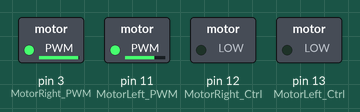
Recording of a sketch running on a simulated Arduino Uno, built with avr-gcc and run on an emulated ATmega328P. Shown: switched loads named in the sketch (green lamp = pin HIGH). Dashed ring = blinking. Pins used as bus, display or sensor lines are not drawn.

Above: at 0.05 s.
Timing chart, 0 to 4.6 s (numbered marks = the images above):
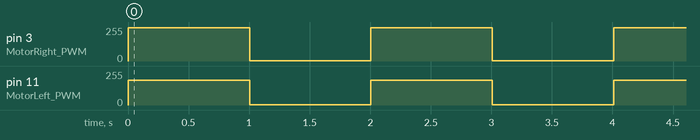

Measured:
- by itself, pin 3 (MotorRight_PWM): alternates 250/255 for 1.0 s and 1/255 for 1.0 s
- by itself, pin 11 (MotorLeft_PWM): alternates 185/255 for 1.0 s and 1/255 for 1.0 s

The sketch:

code.ino
```cpp
#define MotorLeft_Ctrl 13  //define the direction control pin of the left motor
#define MotorLeft_PWM 11   //define the PWM control pin of the left motor
#define MotorRight_Ctrl 12  //define the direction control pin of the right motor
#define MotorRight_PWM 3    //define the PWM control pin of the right motor
#define SCL_Pin  A5  //Set clock pin to A5
#define SDA_Pin  A4  //Set data pin to A4
unsigned char CY2[] = {0x00, 0x7e, 0x42, 0x42, 0x00, 0x02, 0x04, 0x78, 0x04, 0x02, 0x00, 0x66, 0x72, 0x4a, 0x46, 0x00}; // This is the logo

void setup() {
  Serial.begin(9600);
  pinMode(SCL_Pin,OUTPUT);
  pinMode(SDA_Pin,OUTPUT);

  pinMode(MotorLeft_Ctrl, OUTPUT);
  pinMode(MotorLeft_PWM, OUTPUT);
  pinMode(MotorRight_PWM, OUTPUT);
  pinMode(MotorRight_Ctrl, OUTPUT);
}


/*************** Edit Below ***************/


void loop() {
  matrix_display(CY2); // Ignore this line, it adds the logo to tank

  car_front(185, 250);
  delay(1000);
  car_stop();
  delay(1000);
  // Add code on to here to complete track.


}


/*************** Edit Above ***************/


/*************** The functions to run the motor***************/

void car_front(unsigned char Left_Motor_Speed, unsigned char Right_Motor_Speed) {
  analogWrite(MotorRight_PWM, Right_Motor_Speed); // pass the speed to the right motor
  digitalWrite(MotorRight_Ctrl, LOW);
  digitalWrite(MotorLeft_Ctrl, LOW);
  analogWrite(MotorLeft_PWM, Left_Motor_Speed); // pass the speed to the left motor
}

void car_back(unsigned char Left_Motor_Speed, unsigned char Right_Motor_Speed) {
  digitalWrite(MotorRight_Ctrl, HIGH);
  analogWrite(MotorRight_PWM, Right_Motor_Speed);
  digitalWrite(MotorLeft_Ctrl, HIGH);
  analogWrite(MotorLeft_PWM, Left_Motor_Speed);
}

void car_left(unsigned char Left_Motor_Speed, unsigned char Right_Motor_Speed) {
  digitalWrite(MotorRight_Ctrl, LOW);
  analogWrite(MotorRight_PWM, Right_Motor_Speed);
  digitalWrite(MotorLeft_Ctrl, HIGH);
  analogWrite(MotorLeft_PWM, Left_Motor_Speed);
}

void car_right(unsigned char Left_Motor_Speed, unsigned char Right_Motor_Speed) {
  digitalWrite(MotorRight_Ctrl, HIGH);
  analogWrite(MotorRight_PWM, Right_Motor_Speed);
  digitalWrite(MotorLeft_Ctrl, LOW);
  analogWrite(MotorLeft_PWM, Left_Motor_Speed);
}

void car_stop() {
  digitalWrite(MotorRight_Ctrl, LOW);
  analogWrite(MotorRight_PWM, HIGH);
  digitalWrite(MotorLeft_Ctrl, LOW);
  analogWrite(MotorLeft_PWM, HIGH);
}

void car_t_left()
{
  digitalWrite(MotorRight_Ctrl,LOW);
  analogWrite(MotorRight_PWM,255);
  digitalWrite(MotorLeft_Ctrl,LOW);
  analogWrite(MotorLeft_PWM,180);
}
void car_t_right()
{
  digitalWrite(MotorRight_Ctrl,LOW);
  analogWrite(MotorRight_PWM,180);
  digitalWrite(MotorLeft_Ctrl,LOW);
  analogWrite(MotorLeft_PWM,255);
}


// ************************ Ignore this Code ******************************* //


// the function for dot matrix display
void matrix_display(unsigned char matrix_value[])
{
  IIC_start();  // use the function of the data transmission start condition
  IIC_send(0xc0);  //select address

  for(int i = 0;i < 16;i++) //pattern data has 16 bits
  {
     IIC_send(matrix_value[i]); //convey the pattern data
  }

  IIC_end();   //end the transmission of pattern data
  IIC_start();
  IIC_send(0x8A);  //display control, set pulse width to 4/16 s
  IIC_end();
}

//the condition to start conveying data
void IIC_start()
{
  digitalWrite(SCL_Pin,HIGH);
  delayMicroseconds(3);
  digitalWrite(SDA_Pin,HIGH);
  delayMicroseconds(3);
  digitalWrite(SDA_Pin,LOW);
  delayMicroseconds(3);
}
//Convey data
void IIC_send(unsigned char send_data)
{
  for(char i = 0;i < 8;i++)  //Each byte has 8 bits 8bit for every character
  {
      digitalWrite(SCL_Pin,LOW);  // pull down clock pin SCL_Pin to change the signal of SDA
      delayMicroseconds(3);
      if(send_data & 0x01)  //set high and low level of SDA_Pin according to 1 or 0 of every bit
      {
        digitalWrite(SDA_Pin,HIGH);
      }
      else
      {
        digitalWrite(SDA_Pin,LOW);
      }
      delayMicroseconds(3);
      digitalWrite(SCL_Pin,HIGH); //pull up the clock pin SCL_Pin to stop transmission
      delayMicroseconds(3);
      send_data = send_data >> 1;  // detect bit by bit, shift the data to the right by one
  }
}

//The sign of ending data transmission
void IIC_end()
{
  digitalWrite(SCL_Pin,LOW);
  delayMicroseconds(3);
  digitalWrite(SDA_Pin,LOW);
  delayMicroseconds(3);
  digitalWrite(SCL_Pin,HIGH);
  delayMicroseconds(3);
  digitalWrite(SDA_Pin,HIGH);
  delayMicroseconds(3);
}
//******************************************************
```
